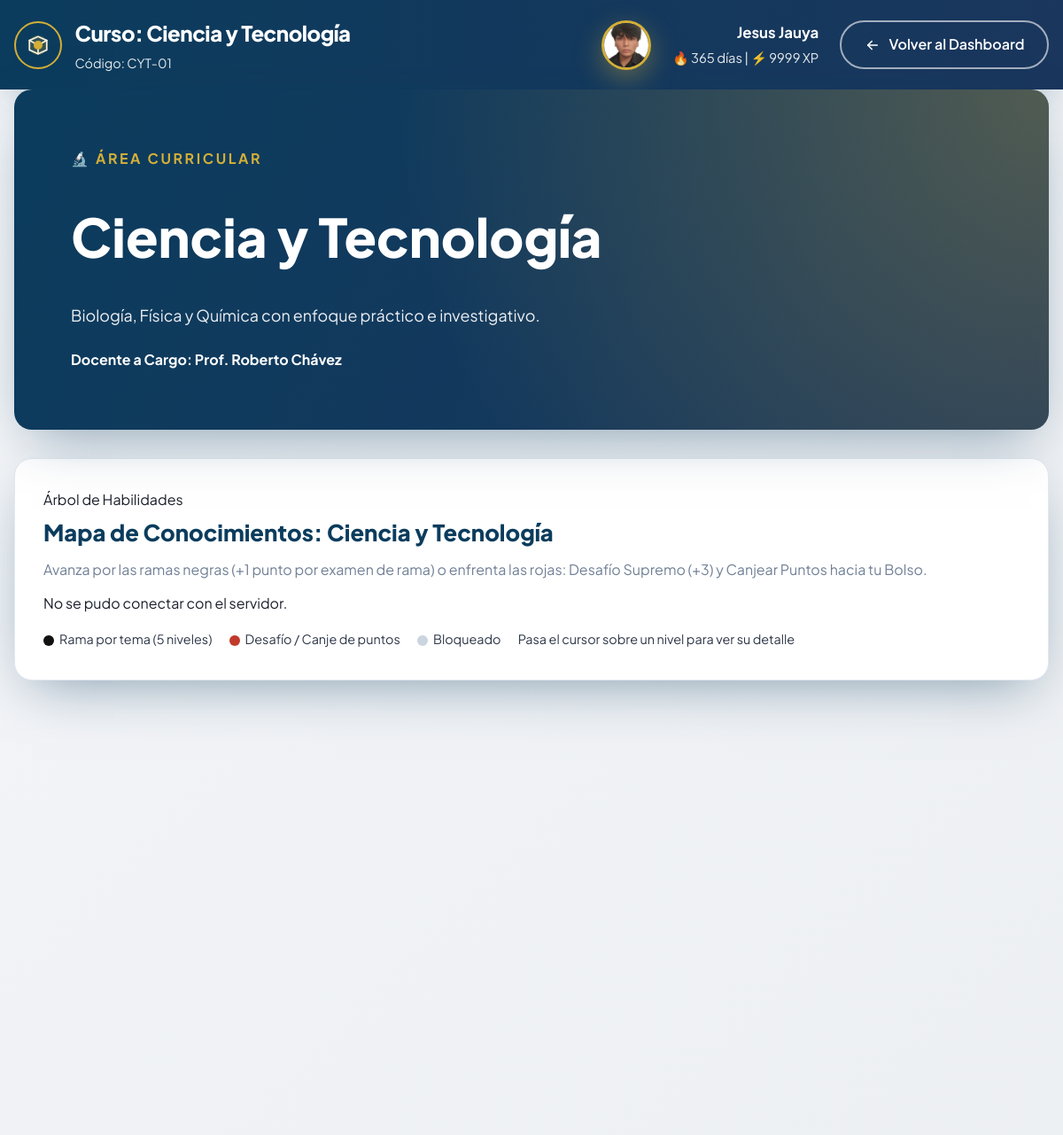
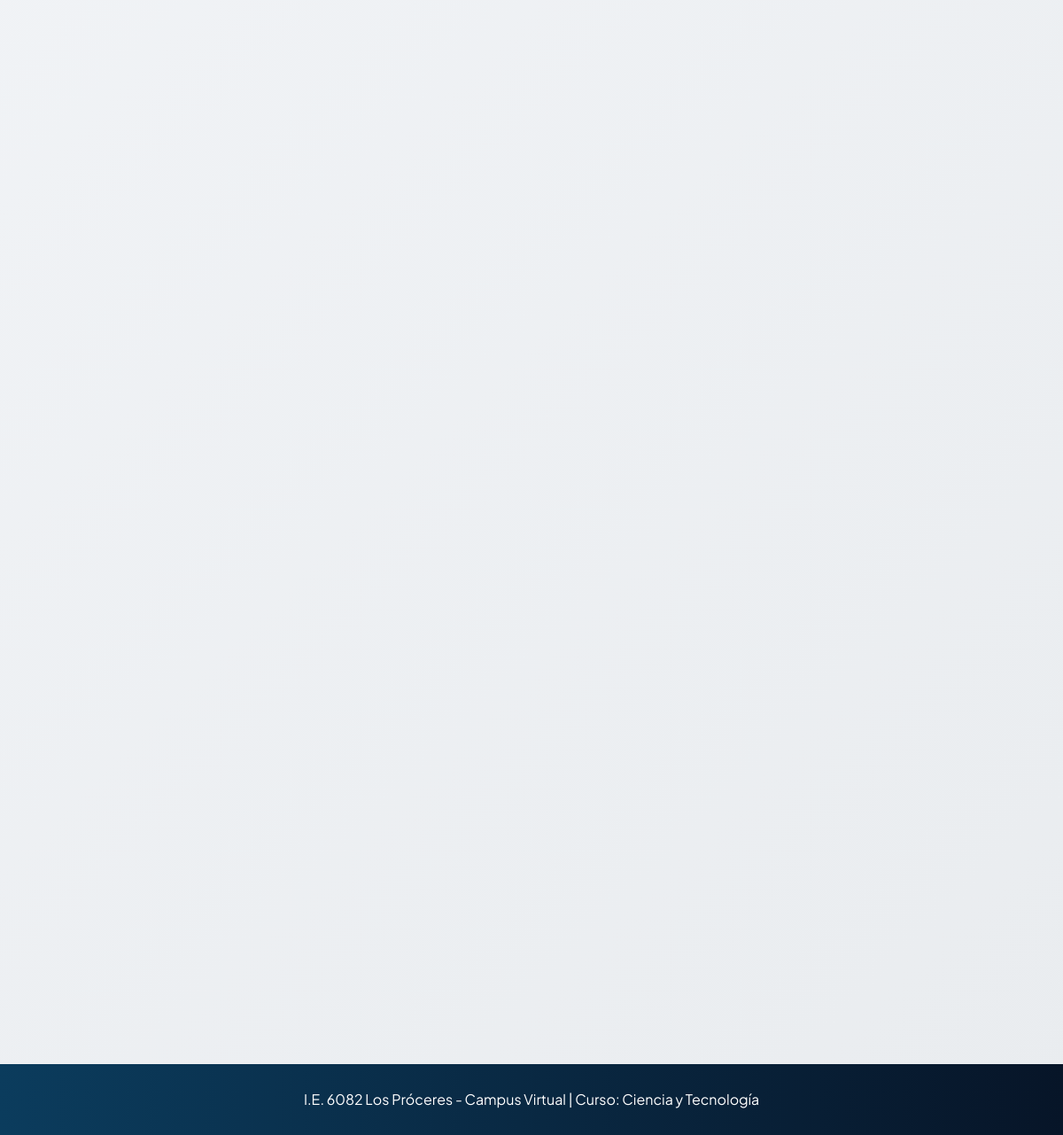
The page /curso.php?id=3 (signed in) on the database its author committed (2 pictures, top to bottom).
### tables this page shows
CREATE TABLE `cursos` (
  `id` int(11) NOT NULL,
  `nombre` varchar(150) NOT NULL,
  `codigo` varchar(20) NOT NULL,
  `icono` varchar(50) DEFAULT '?',
  `descripcion` text DEFAULT NULL,
  `profesor` varchar(150) NOT NULL,
  `fecha_creacion` timestamp NOT NULL DEFAULT current_timestamp()
);

### banco_preguntas.php (called while the page is built, shortened)
<?php
require_once __DIR__ . '/banco_preguntas_extra.php';
function st_q(string $p, array $o, int $c): array
{
    return ['p' => $p, 'o' => $o, 'c' => $c];
}
function st_banco(string $codigo): ?array
{
    static $bancos = null;
    if ($bancos === null) {
        $bancos = $bancos + st_banco_extra();
    }
    return $bancos[$codigo] ?? null;
}

### banco_preguntas_extra.php (called while the page is built, shortened)
<?php
function st_rama(string $nombre, array $consejos, array $preguntas): array
{
    return ['nombre' => $nombre, 'consejos' => array_combine([1, 2, 3, 4], $consejos), 'preguntas' => $preguntas];
}

### curso.php (the view, shortened to what this page needs)
<?php
require_once 'db.php';
$id_curso = isset($_GET['id']) ? intval($_GET['id']) : 0;
$stmt = $pdo->prepare("SELECT * FROM cursos WHERE id = ?");
$stmt->execute([$id_curso]);
$curso = $stmt->fetch();
$nombre_completo = $_SESSION['nombre'] . ' ' . $_SESSION['apellido'];
$rol = $_SESSION['rol'];
$foto = isset($_SESSION['foto']) ? $_SESSION['foto'] : null;
$iniciales = strtoupper(substr($_SESSION['nombre'], 0, 1) . substr($_SESSION['apellido'], 0, 1));
$nivel_xp = isset($_SESSION['nivel_xp']) ? $_SESSION['nivel_xp'] : 0;
$racha_dias = isset($_SESSION['racha_dias']) ? $_SESSION['racha_dias'] : 1;
require_once 'banco_preguntas.php';
$arbol_disponible = st_banco($curso['codigo']) !== null;
?>
<!DOCTYPE html>
<html lang="es">
<head>
    <link rel="stylesheet" href="styles.css">
</head>
<body style="background: linear-gradient(135deg, var(--bg-gris-claro) 0%, #e9ecef 100%);">
    <header class="dashboard-header">
        <div class="container dashboard-header-inner">
            <div class="dashboard-brand">
                <div class="dashboard-brand-emblem">
                </div>
                <div class="brand-text">
                    <span class="brand-title">Curso: <?php echo htmlspecialchars($curso['nombre']); ?></span>
                    <span class="brand-subtitle">Código: <?php echo htmlspecialchars($curso['codigo']); ?></span>
                </div>
            </div>
            <div class="dashboard-userbar">
                <?php if ($rol === 'desarrollador' && $foto === 'foto.jpg'): ?>
                    <img src="<?php echo htmlspecialchars($foto); ?>" alt="Foto" class="dashboard-avatar">
                <?php elseif ($rol !== 'desarrollador'): ?>
                    <div class="dashboard-avatar" style="display:grid;place-items:center;font-weight:800;"><?php echo $iniciales; ?></div>
                <?php endif; ?>
                <div class="dashboard-user-info">
                    <span class="dashboard-user-name"><?php echo htmlspecialchars($nombre_completo); ?></span>
                    <span class="dashboard-user-meta">🔥 <?php echo $racha_dias; ?> días | ⚡ <?php echo $nivel_xp; ?> XP</span>
                </div>
                <a class="btn-logout" href="dashboard.php">
                    <span>Volver al Dashboard</span>
                </a>
            </div>
        </div>
    </header>
    <main>
        <div class="container dashboard-main">
            <section class="welcome-banner">
                <div class="welcome-banner-content">
                    <span class="welcome-kicker"><?php echo $curso['icono']; ?> ÁREA CURRICULAR</span>
                    <h1 class="welcome-title"><?php echo htmlspecialchars($curso['nombre']); ?></h1>
                    <p class="welcome-text"><?php echo htmlspecialchars($curso['descripcion']); ?></p>
                    <p style="font-weight: 700;">Docente a Cargo: <?php echo htmlspecialchars($curso['profesor']); ?></p>
                </div>
            </section>
            <?php if ($arbol_disponible): ?>
            <section id="skillTreeSection" class="skilltree-section">
                <header class="skilltree-header">
                    <span class="section-kicker">Árbol de Habilidades</span>
                    <h2 class="skilltree-title">Mapa de Conocimientos: <?php echo htmlspecialchars($curso['nombre']); ?></h2>
                    <p class="skilltree-sub">Avanza por las ramas negras (+1 punto por examen de rama) o enfrenta las rojas: Desafío Supremo (+3) y Canjear Puntos hacia tu Bolso.</p>
                </header>
                <div id="skillTreeRoot"
                     data-curso="<?php echo (int)$id_curso; ?>"
                     data-nombre="<?php echo htmlspecialchars($curso['nombre']); ?>"
                     data-readonly="<?php echo $rol === 'estudiante' ? '0' : '1'; ?>"></div>
                <ul class="skilltree-leyenda">
                    <li><span class="pt pt-negro"></span>Rama por tema (5 niveles)</li>
                    <li><span class="pt pt-rojo"></span>Desafío / Canje de puntos</li>
                    <li><span class="pt pt-gris"></span>Bloqueado</li>
                    <li>Pasa el cursor sobre un nivel para ver su detalle</li>
                </ul>
            </section>
            <?php endif; ?>
            <div class="dashboard-grid">
            </div>
        </div>
    </main>
    <footer class="dashboard-footer">
        <div class="container">
            <p>I.E. 6082 Los Próceres - Campus Virtual | Curso: <?php echo htmlspecialchars($curso['nombre']); ?></p>
        </div>
    </footer>
</body>
</html>

### rows shown on the page
cursos: nombre "Ciencia y Tecnología", codigo "CYT-01", icono "🔬", descripcion "Biología, Física y Química con enfoque práctico e investigativo.", profesor "Prof. Roberto Chávez"

### other values the page prints
$nombre_completo "Jesus Jauya"
$racha_dias "365"
$nivel_xp "9999"
